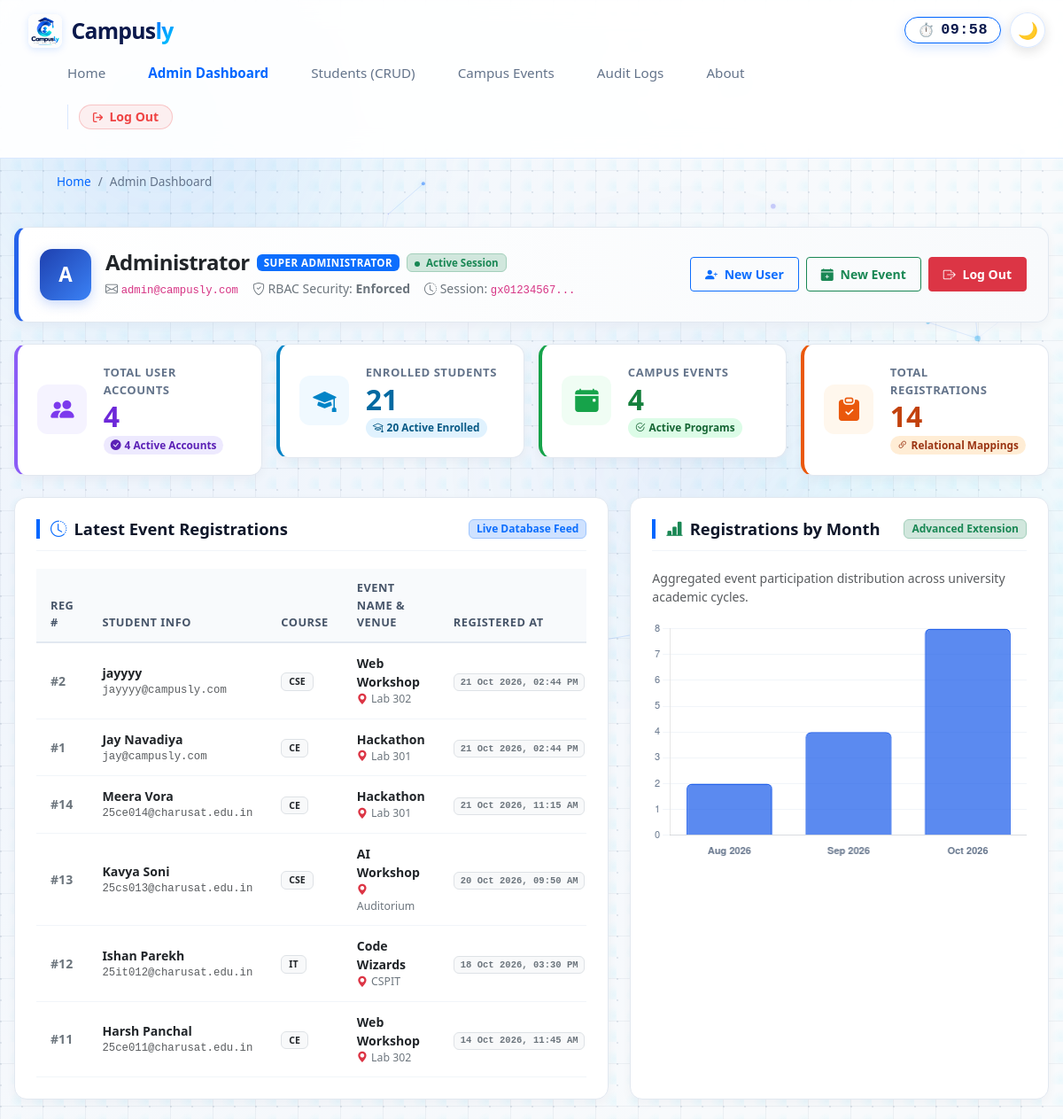
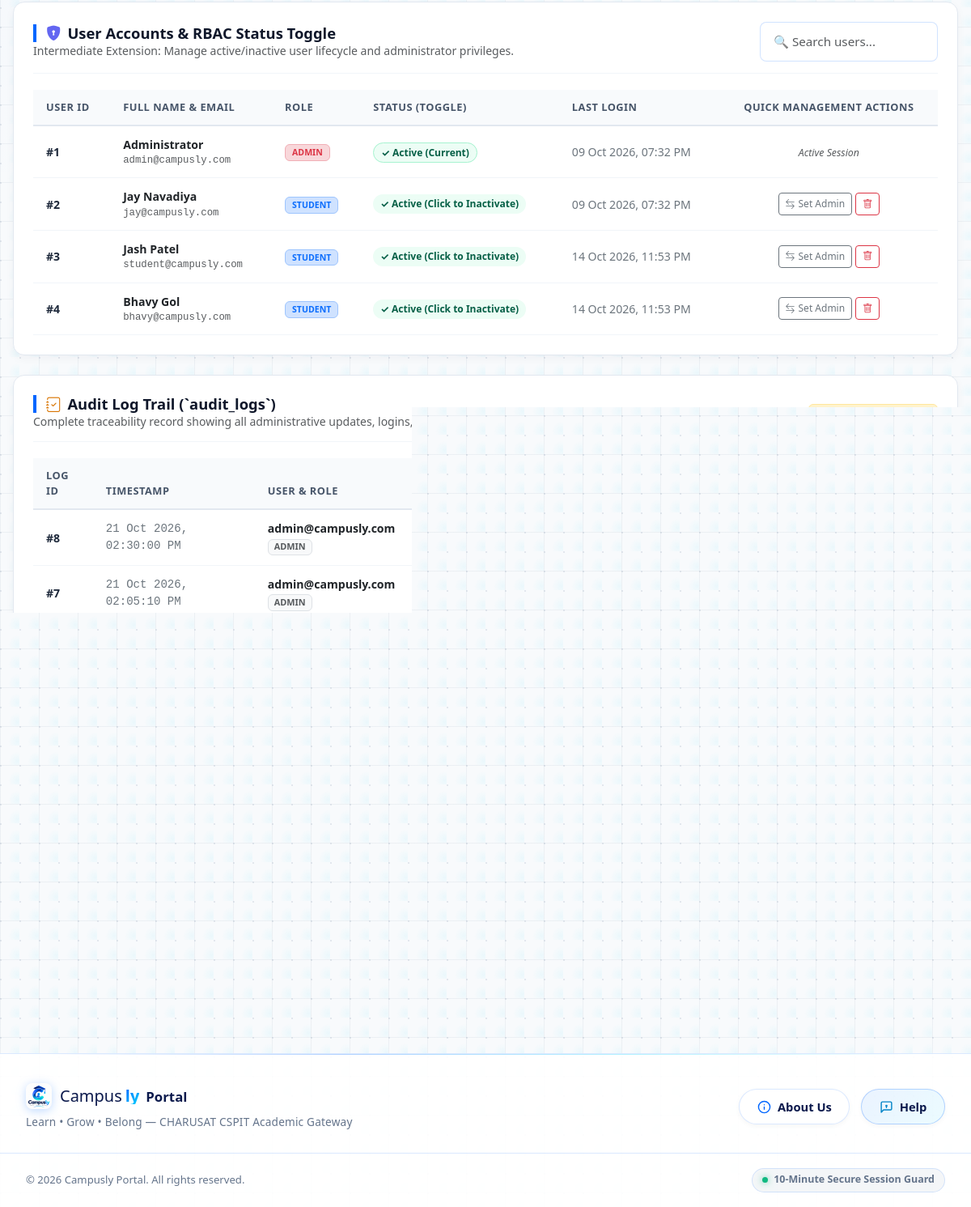
/dashboard.php (signed in), run on the app's committed database (2 pictures, top to bottom).
### tables this page shows
CREATE TABLE registrations (
    reg_id INT AUTO_INCREMENT PRIMARY KEY,
    student_id INT NOT NULL,
    event_id INT NOT NULL,
    registered_at TIMESTAMP NOT NULL DEFAULT CURRENT_TIMESTAMP,
    CONSTRAINT fk_reg_students FOREIGN KEY (student_id) REFERENCES students(student_id) ON DELETE CASCADE ON UPDATE CASCADE,
    CONSTRAINT fk_reg_events FOREIGN KEY (event_id) REFERENCES events(event_id) ON DELETE CASCADE ON UPDATE CASCADE
);

CREATE TABLE students (
    student_id INT AUTO_INCREMENT PRIMARY KEY,
    name VARCHAR(100) NOT NULL,
    email VARCHAR(100) NOT NULL UNIQUE,
    course VARCHAR(100) NOT NULL,
    status ENUM('Active', 'Inactive') NOT NULL DEFAULT 'Active'
);

CREATE TABLE events (
    event_id INT AUTO_INCREMENT PRIMARY KEY,
    event_name VARCHAR(100) NOT NULL,
    venue VARCHAR(100) NOT NULL
);

CREATE TABLE users (
    user_id INT AUTO_INCREMENT PRIMARY KEY,
    name VARCHAR(100) NOT NULL,
    email VARCHAR(100) NOT NULL UNIQUE,
    password_hash VARCHAR(255) NOT NULL,
    role ENUM('admin', 'student') NOT NULL DEFAULT 'student',
    status ENUM('Active', 'Inactive') NOT NULL DEFAULT 'Active',
    last_login DATETIME NULL,
    remember_token_hash VARCHAR(64) NULL,
    remember_token_expires DATETIME NULL,
    created_at TIMESTAMP DEFAULT CURRENT_TIMESTAMP,
    student_id INT NULL,
    CONSTRAINT fk_users_students FOREIGN KEY (student_id) REFERENCES students(student_id) ON DELETE SET NULL ON UPDATE CASCADE
);

CREATE TABLE audit_logs (
    log_id INT AUTO_INCREMENT PRIMARY KEY,
    user_id INT NULL,
    user_email VARCHAR(100) NOT NULL,
    user_role VARCHAR(50) NOT NULL DEFAULT 'admin',
    action VARCHAR(100) NOT NULL,
    details TEXT NULL,
    ip_address VARCHAR(45) NOT NULL DEFAULT '127.0.0.1',
    created_at TIMESTAMP NOT NULL DEFAULT CURRENT_TIMESTAMP,
    CONSTRAINT fk_audit_users FOREIGN KEY (user_id) REFERENCES users(user_id) ON DELETE SET NULL ON UPDATE CASCADE
);

### dashboard.php (the view, shortened to what the rows shown need)
<?php
require_once __DIR__ . '/db.php';
$latestRegQuery = $pdo->query("
    SELECT r.reg_id,
           s.name AS student_name,
           s.email AS student_email,
           s.course AS student_course,
           e.event_name,
           e.venue AS event_venue,
           r.registered_at
    FROM registrations r
    JOIN students s ON r.student_id = s.student_id
    JOIN events e ON r.event_id = e.event_id
    ORDER BY r.registered_at DESC, r.reg_id DESC
    LIMIT 6
");
$latestRegistrations = $latestRegQuery->fetchAll();
$chartQuery = $pdo->query("
    SELECT DATE_FORMAT(registered_at, '%b %Y') AS month_label,
           COUNT(*) AS total_count
    FROM registrations
    GROUP BY YEAR(registered_at), MONTH(registered_at), DATE_FORMAT(registered_at, '%b %Y')
    ORDER BY YEAR(registered_at) ASC, MONTH(registered_at) ASC
");
$chartDataRaw = $chartQuery->fetchAll();
$chartMonths = [];
$chartCounts = [];
foreach ($chartDataRaw as $row) {
    $chartMonths[] = $row['month_label'];
    $chartCounts[] = (int)$row['total_count'];
}
$usersList = $pdo->query("
    SELECT user_id, name, email, role, status, last_login, created_at
    FROM users
    ORDER BY user_id ASC
")->fetchAll();
$auditLogs = $pdo->query("
    SELECT log_id, user_email, user_role, action, details, ip_address, created_at
    FROM audit_logs
    ORDER BY log_id DESC
    LIMIT 8
")->fetchAll();
$adminName  = $_SESSION['name'] ?? $_SESSION['user_name'] ?? 'Administrator';
require_once __DIR__ . '/includes/header.php';
?>
  <link rel="stylesheet" href="https://cdn.jsdelivr.net/npm/bootstrap@5.3.3/dist/css/bootstrap.min.css">
  <link rel="stylesheet" href="https://cdn.jsdelivr.net/npm/bootstrap-icons@1.11.3/font/bootstrap-icons.min.css">
  <main id="main-content" class="dashboard-container">
    <div class="content-panel mb-4" style="background: linear-gradient(to right, #ffffff, #f8fafc); border-left: 5px solid #2563eb;">
      <div class="d-flex align-items-center justify-content-between flex-wrap gap-3">
        <div class="d-flex align-items-center gap-3">
          <div>
            <div class="d-flex align-items-center gap-2 flex-wrap mb-1">
              <h1 class="h4 mb-0 fw-bold text-dark"><?= htmlspecialchars($adminName) ?></h1>
            </div>
          </div>
        </div>
      </div>
    </div>
    <div class="row g-4 mb-4">
      <div class="col-12 col-xl-7">
        <div class="content-panel h-100 mb-0">
          <div class="panel-header">
            <h2 class="panel-title">
              <i class="bi bi-clock-history text-primary"></i> Latest Event Registrations
            </h2>
          </div>
          <div class="table-responsive">
            <table class="table table-hover align-middle custom-table mb-0">
              <thead>
                <tr>
                  <th>Reg #</th>
                  <th>Student Info</th>
                  <th>Course</th>
                  <th>Event Name & Venue</th>
                  <th>Registered At</th>
                </tr>
              </thead>
              <tbody>
                <?php if (!empty($latestRegistrations)): ?>
                  <?php foreach ($latestRegistrations as $reg): ?>
                    <tr>
                      <td>
                        <strong class="text-secondary">#<?= (int)$reg['reg_id'] ?></strong>
                      </td>
                      <td>
                        <div class="fw-bold text-dark"><?= htmlspecialchars($reg['student_name']) ?></div>
                        <div class="small text-muted font-monospace"><?= htmlspecialchars($reg['student_email']) ?></div>
                      </td>
                      <td>
                        <span class="badge bg-light text-dark border px-2 py-1 fw-semibold">
                          <?= htmlspecialchars($reg['student_course']) ?>
                        </span>
                      </td>
                      <td>
                        <div class="fw-bold text-dark"><?= htmlspecialchars($reg['event_name']) ?></div>
                        <div class="small text-secondary"><i class="bi bi-geo-alt-fill text-danger me-1"></i><?= htmlspecialchars($reg['event_venue']) ?></div>
                      </td>
                      <td>
                        <span class="badge bg-light text-secondary border font-monospace small">
                          <?= htmlspecialchars(date('d M Y, h:i A', strtotime($reg['registered_at']))) ?>
                        </span>
                      </td>
                    </tr>
                  <?php endforeach; ?>
                <?php else: ?>
                  <tr>
                    <td colspan="5" class="text-center text-muted py-4">No recent registrations found.</td>
                  </tr>
                <?php endif; ?>
              </tbody>
            </table>
          </div>
        </div>
      </div>
      <div class="col-12 col-xl-5">
        <div class="content-panel h-100 mb-0">
          <div class="panel-header">
            <h2 class="panel-title">
              <i class="bi bi-bar-chart-line-fill text-success"></i> Registrations by Month
            </h2>
          </div>
        </div>
      </div>
    </div>
    <div class="content-panel mb-4" id="users-section">
      <div class="panel-header">
        <div>
          <h2 class="panel-title">
            <i class="bi bi-shield-lock-fill text-indigo" style="color: #6366f1;"></i> User Accounts & RBAC Status Toggle
          </h2>
        </div>
      </div>
      <div class="table-responsive">
        <table class="table table-hover align-middle custom-table mb-0" id="usersTable">
          <thead>
            <tr>
              <th>User ID</th>
              <th>Full Name & Email</th>
              <th>Role</th>
              <th>Status (Toggle)</th>
              <th>Last Login</th>
              <th class="text-center">Quick Management Actions</th>
            </tr>
          </thead>
          <tbody>
            <?php foreach ($usersList as $u): ?>
              <tr>
                <td><strong>#<?= (int)$u['user_id'] ?></strong></td>
                <td>
                  <div class="fw-bold text-dark"><?= htmlspecialchars($u['name']) ?></div>
                  <div class="small text-muted font-monospace"><?= htmlspecialchars($u['email']) ?></div>
                </td>
                <td>
                  <span class="badge <?= $u['role'] === 'admin' ? 'bg-danger-subtle text-danger border border-danger-subtle' : 'bg-primary-subtle text-primary border border-primary-subtle' ?> text-uppercase fw-bold px-2 py-1">
                    <?= htmlspecialchars($u['role']) ?>
                  </span>
                </td>
                <td>
                  <?php if ((int)$u['user_id'] !== (int)$_SESSION['user_id']): ?>
                    <form action="dashboard.php" method="POST" class="d-inline" onsubmit="return confirm('Toggle status for <?= htmlspecialchars($u['name']) ?>?');">
                      <button type="submit" class="btn <?= $u['status'] === 'Active' ? 'badge-status-active' : 'badge-status-inactive' ?> border-0 cursor-pointer" title="Click to toggle status">
                        <?= $u['status'] === 'Active' ? '✓ Active (Click to Inactivate)' : '✕ Inactive (Click to Activate)' ?>
                      </button>
                    </form>
                  <?php else: ?>
                    <span class="badge-status-active">✓ Active (Current)</span>
                  <?php endif; ?>
                </td>
                <td class="small text-secondary">
                  <?= !empty($u['last_login']) ? htmlspecialchars(date('d M Y, h:i A', strtotime($u['last_login']))) : '<span class="text-muted">Never</span>' ?>
                </td>
                <td class="text-center">
                  <?php if ((int)$u['user_id'] !== (int)$_SESSION['user_id']): ?>
                    <div class="d-inline-flex gap-1">
                      <form action="dashboard.php" method="POST" class="m-0" onsubmit="return confirm('Change role for <?= htmlspecialchars($u['name']) ?>?');">
                        <button type="submit" class="btn btn-outline-secondary btn-sm py-1 px-2" style="font-size: 0.75rem;" title="Switch Role">
                          <i class="bi bi-arrow-left-right me-1"></i>Set <?= $u['role'] === 'admin' ? 'Student' : 'Admin' ?>
                        </button>
                      </form>
                      <form action="dashboard.php" method="POST" class="m-0" onsubmit="return confirm('Permanently delete account for <?= htmlspecialchars($u['name']) ?>?');">
                        <button type="submit" class="btn btn-outline-danger btn-sm py-1 px-2" style="font-size: 0.75rem;" title="Delete User">
                          <i class="bi bi-trash"></i>
                        </button>
                      </form>
                    </div>
                  <?php else: ?>
                    <span class="text-muted small fst-italic">Active Session</span>
                  <?php endif; ?>
                </td>
              </tr>
            <?php endforeach; ?>
          </tbody>
        </table>
      </div>
    </div>
    <div class="content-panel" id="audit-logs">
      <div class="panel-header">
        <div>
          <h2 class="panel-title">
            <i class="bi bi-journal-check text-warning" style="color: #d97706 !important;"></i> Audit Log Trail (`audit_logs`)
          </h2>
        </div>
      </div>
      <div class="table-responsive">
        <table class="table table-hover align-middle custom-table mb-0">
          <thead>
            <tr>
              <th>Log ID</th>
              <th>Timestamp</th>
              <th>User & Role</th>
              <th>Action Type</th>
              <th>Action Details</th>
              <th>IP Address</th>
            </tr>
          </thead>
          <tbody>
            <?php if (!empty($auditLogs)): ?>
              <?php foreach ($auditLogs as $log): ?>
                <?php
                  $badgeColor = 'bg-secondary-subtle text-secondary border';
                  if (strpos($log['action'], 'LOGIN') !== false) {
                      $badgeColor = 'bg-success-subtle text-success border border-success-subtle';
                  } elseif (strpos($log['action'], 'STATUS') !== false) {
                      $badgeColor = 'bg-primary-subtle text-primary border border-primary-subtle';
                  } elseif (strpos($log['action'], '403') !== false || strpos($log['action'], 'UNAUTHORIZED') !== false) {
                      $badgeColor = 'bg-danger-subtle text-danger border border-danger-subtle';
                  } elseif (strpos($log['action'], 'EVENT') !== false) {
                      $badgeColor = 'bg-info-subtle text-info-emphasis border border-info-subtle';
                  } elseif (strpos($log['action'], 'DELETE') !== false) {
                      $badgeColor = 'bg-warning-subtle text-warning-emphasis border border-warning-subtle';
                  }
                ?>
                <tr>
                  <td><strong>#<?= (int)$log['log_id'] ?></strong></td>
                  <td class="font-monospace small text-secondary">
                    <?= htmlspecialchars(date('d M Y, h:i:s A', strtotime($log['created_at']))) ?>
                  </td>
                  <td>
                    <div class="fw-semibold text-dark"><?= htmlspecialchars($log['user_email']) ?></div>
                    <span class="badge bg-light text-muted border text-uppercase" style="font-size: 0.68rem;"><?= htmlspecialchars($log['user_role']) ?></span>
                  </td>
                  <td>
                    <span class="action-badge <?= $badgeColor ?>">
                      <?= htmlspecialchars($log['action']) ?>
                    </span>
                  </td>
                  <td class="small text-secondary" style="max-width: 380px;">
                    <?= htmlspecialchars($log['details']) ?>
                  </td>
                  <td class="font-monospace small text-muted">
                    <?= htmlspecialchars($log['ip_address']) ?>
                  </td>
                </tr>
              <?php endforeach; ?>
            <?php else: ?>
              <tr>
                <td colspan="6" class="text-center text-muted py-4">No audit logs recorded yet.</td>
              </tr>
            <?php endif; ?>
          </tbody>
        </table>
      </div>
    </div>
  </main>
  <script>
    function toggleDrawer(id) {
      const el = document.getElementById(id);
      el.style.display = (el.style.display === 'none' || el.style.display === '') ? 'block' : 'none';
      if (el.style.display === 'block') {
        el.scrollIntoView({ behavior: 'smooth', block: 'nearest' });
      }
    }
    function filterUserRows() {
      const query = document.getElementById('userFilterInput').value.toLowerCase();
      const rows = document.querySelectorAll('#usersTable tbody tr');
      rows.forEach(row => {
        const text = row.textContent.toLowerCase();
        row.style.display = text.includes(query) ? '' : 'none';
      });
    }
    // Chart.js Monthly Registrations Analytics Chart (Light-Themed)
    document.addEventListener('DOMContentLoaded', function() {
      const ctx = document.getElementById('monthlyRegistrationsChart').getContext('2d');
      const chartLabels = <?= json_encode($chartMonths) ?>;
      const chartValues = <?= json_encode($chartCounts) ?>;
      new Chart(ctx, {
        type: 'bar',
        data: {
          labels: chartLabels,
          datasets: [{
            label: 'Total Registrations',
            data: chartValues,
            backgroundColor: 'rgba(37, 99, 235, 0.75)',
            borderColor: '#2563eb',
            borderWidth: 1.5,
            borderRadius: 6,
            hoverBackgroundColor: '#1d4ed8'
          }]
        },
        options: {
          responsive: true,
          maintainAspectRatio: false,
          plugins: {
            legend: {
              display: false
            },
            tooltip: {
              backgroundColor: '#1e293b',
              padding: 10,
              cornerRadius: 8,
              titleFont: { weight: 'bold' }
            }
          },
          scales: {
            y: {
              beginAtZero: true,
              ticks: {
                stepSize: 1,
                color: '#64748b',
                font: { size: 11 }
              },
              grid: {
                color: '#f1f5f9'
              }
            },
            x: {
              ticks: {
                color: '#64748b',
                font: { size: 11, weight: '600' }
              },
              grid: {
                display: false
              }
            }
          }
        }
      });
    });
  </script>
<?php require_once __DIR__ . '/includes/footer.php'; ?>

### data on the page
registrations: reg_id "2", student.name "jayyyy", student.email "jayyyy@campusly.com", student.course "CSE", event.event_name "Web Workshop", event.venue "Lab 302", registered_at "21 Oct 2026, 02:44 PM"
registrations: reg_id "1", student.name "Jay Navadiya", student.email "jay@campusly.com", student.course "CE", event.event_name "Hackathon", event.venue "Lab 301", registered_at "21 Oct 2026, 02:44 PM"
registrations: reg_id "14", student.name "Meera Vora", student.email "25ce014@charusat.edu.in", student.course "CE", event.event_name "Hackathon", event.venue "Lab 301", registered_at "21 Oct 2026, 11:15 AM"
registrations: reg_id "13", student.name "Kavya Soni", student.email "25cs013@charusat.edu.in", student.course "CSE", event.event_name "AI Workshop", event.venue "Auditorium", registered_at "20 Oct 2026, 09:50 AM"
registrations: reg_id "12", student.name "Ishan Parekh", student.email "25it012@charusat.edu.in", student.course "IT", event.event_name "Code Wizards", event.venue "CSPIT", registered_at "18 Oct 2026, 03:30 PM"
registrations: reg_id "11", student.name "Harsh Panchal", student.email "25ce011@charusat.edu.in", student.course "CE", event.event_name "Web Workshop", event.venue "Lab 302", registered_at "14 Oct 2026, 11:45 AM"
users: user_id "1", name "Administrator", email "admin@campusly.com", role "ADMIN", shows "✓ Active (Current)", last_login "09 Oct 2026, 07:32 PM", shows "Active Session"
users: user_id "2", name "Jay Navadiya", email "jay@campusly.com", role "STUDENT", status "✓ Active (Click to Inactivate)", last_login "09 Oct 2026, 07:32 PM", shows "Admin"
users: user_id "3", name "Jash Patel", email "student@campusly.com", role "STUDENT", status "✓ Active (Click to Inactivate)", last_login "14 Oct 2026, 11:53 PM", shows "Admin"
users: user_id "4", name "Bhavy Gol", email "bhavy@campusly.com", role "STUDENT", status "✓ Active (Click to Inactivate)", last_login "14 Oct 2026, 11:53 PM", shows "Admin"
audit_logs: log_id "8", created_at "21 Oct 2026, 02:30:00 PM", user_email "admin@campusly.com", user_role "ADMIN", action "LOGIN_SUCCESS", details "Admin session refreshed with session_regenerate_id()", ip_address "127.0.0.1"
audit_logs: log_id "7", created_at "21 Oct 2026, 02:05:10 PM", user_email "admin@campusly.com", user_role "ADMIN", action "EVENT_CREATE", details "Published new campus event: Code Wizards (Venue: CSPIT)", ip_address "127.0.0.1"
audit_logs: log_id "6", action "PASSWORD_RESET", ip_address "127.0.0.1"
audit_logs: log_id "5", user_email "admin@campusly.com", user_role "ADMIN", action "USER_ROLE_CHANGE", details "Promoted user #4 permissions to verified Student", ip_address "127.0.0.1"
audit_logs: log_id "4", created_at "21 Oct 2026, 12:45:18 PM", user_email "jay@campusly.com", action "UNAUTHORIZED_ACCESS_403", details "Access Violation: Student attempted to access restricted Admin Dashboard /dashboard.php (HTTP 403 Blocked)", ip_address "127.0.0.1"
audit_logs: log_id "3", created_at "21 Oct 2026, 11:02:40 AM", user_email "admin@campusly.com", user_role "ADMIN", details "Published new campus event: AI Workshop (Venue: Auditorium)"
audit_logs: log_id "2", created_at "21 Oct 2026, 10:14:05 AM", user_email "admin@campusly.com", user_role "ADMIN", action "USER_STATUS_TOGGLE", details "Toggled user status for Account #3 (jash@campusly.com) to Active", ip_address "127.0.0.1"
audit_logs: log_id "1", created_at "21 Oct 2026, 09:30:12 AM", user_email "admin@campusly.com", action "LOGIN_SUCCESS", details "Administrator authenticated successfully via secure password_verify()", ip_address "127.0.0.1"

### other printed values
$adminInitials "A"
$adminName "Administrator"
$adminEmail "admin@campusly.com"
substr(session_id(), 0, 10) "gx01234567"
$countUsers "4"
$countActiveUsers "4"
$countStudents "21"
$countActiveStudents "20"
$countEvents "4"
$countRegistrations "14"
$countAuditLogs "8"
chart data {{ json_encode($chartCounts) }} [2,4,8]
